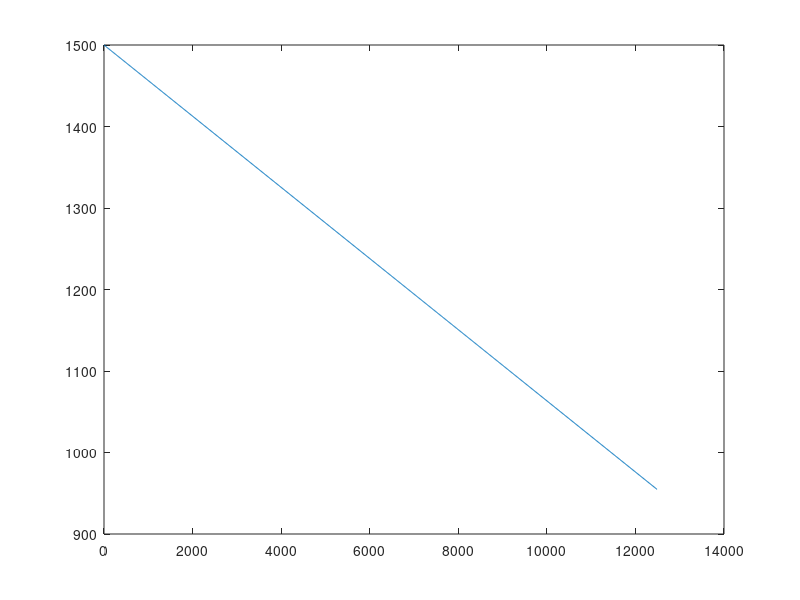

MATLAB code to generate this figure:
clc;
clear all;
t=linspace(0,50,1000)
xe=250*cos(-2.5*pi/180)*t;
ze=1500+250*sin(-2.5*pi/180)*t
figure(4)
plot(xe,ze)
